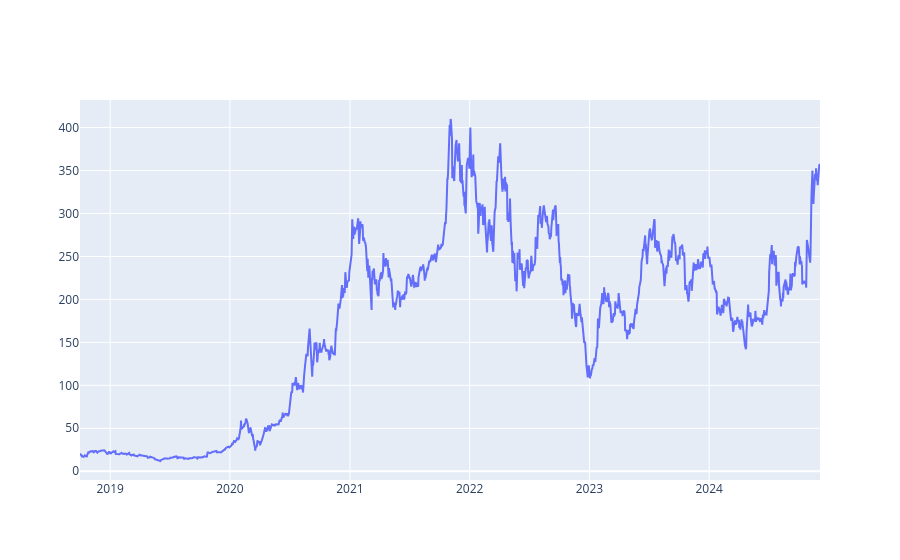

Write notebook code for a chart like this one.
### Code cell
go\
    .Figure(tesla_CLOSE)

### Figure 1 — Plotly figure (JSON) as saved in the notebook; plotly's stock layout.template omitted (floating-point values rounded to 4 significant figures; data arrays with more than 128 entries replaced by an {"elided": "..."} marker saying what was removed)
{"data": [{"type": "scatter", "x": {"elided": "1555 str values"}, "y": {"elided": "1555 float values"}}], "layout": {}}
